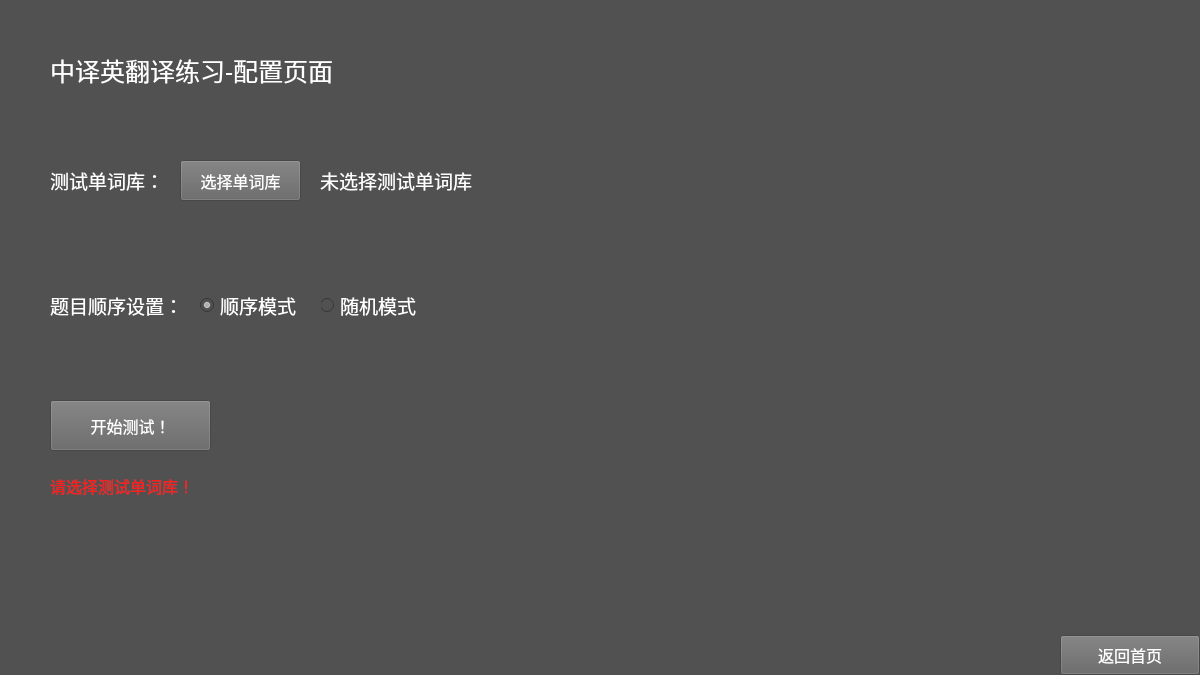
<?xml version="1.0" encoding="UTF-8"?>
<ui version="4.0">
 <class>SpellMenu</class>
 <widget class="QFrame" name="SpellMenu">
  <property name="geometry">
   <rect>
    <x>0</x>
    <y>0</y>
    <width>1200</width>
    <height>675</height>
   </rect>
  </property>
  <property name="windowTitle">
   <string>Frame</string>
  </property>
  <property name="styleSheet">
   <string notr="true">background-color: rgb(81, 81, 81);</string>
  </property>
  <widget class="QLabel" name="labelTest">
   <property name="geometry">
    <rect>
     <x>50</x>
     <y>160</y>
     <width>121</width>
     <height>41</height>
    </rect>
   </property>
   <property name="font">
    <font>
     <family>等线</family>
     <pointsize>14</pointsize>
    </font>
   </property>
   <property name="styleSheet">
    <string notr="true">color: rgb(255, 255, 255);</string>
   </property>
   <property name="text">
    <string>测试单词库：</string>
   </property>
  </widget>
  <widget class="QLabel" name="labelTitle">
   <property name="geometry">
    <rect>
     <x>50</x>
     <y>40</y>
     <width>471</width>
     <height>61</height>
    </rect>
   </property>
   <property name="font">
    <font>
     <family>等线</family>
     <pointsize>19</pointsize>
    </font>
   </property>
   <property name="styleSheet">
    <string notr="true">color: rgb(255, 255, 255);</string>
   </property>
   <property name="text">
    <string>中译英翻译练习-配置页面</string>
   </property>
  </widget>
  <widget class="QLabel" name="labelFailed">
   <property name="geometry">
    <rect>
     <x>50</x>
     <y>470</y>
     <width>441</width>
     <height>31</height>
    </rect>
   </property>
   <property name="font">
    <font>
     <family>等线</family>
     <pointsize>12</pointsize>
    </font>
   </property>
   <property name="styleSheet">
    <string notr="true">color: rgb(255, 30, 30);</string>
   </property>
   <property name="text">
    <string>请选择测试单词库！</string>
   </property>
  </widget>
  <widget class="QPushButton" name="pushButtonTest">
   <property name="geometry">
    <rect>
     <x>180</x>
     <y>160</y>
     <width>121</width>
     <height>41</height>
    </rect>
   </property>
   <property name="font">
    <font>
     <family>等线</family>
     <pointsize>12</pointsize>
    </font>
   </property>
   <property name="styleSheet">
    <string notr="true">background-color: rgb(100, 100, 100);
color: rgb(255, 255, 255);</string>
   </property>
   <property name="text">
    <string>选择单词库</string>
   </property>
  </widget>
  <widget class="QLabel" name="labelTestInfo">
   <property name="geometry">
    <rect>
     <x>320</x>
     <y>160</y>
     <width>551</width>
     <height>41</height>
    </rect>
   </property>
   <property name="font">
    <font>
     <family>等线</family>
     <pointsize>14</pointsize>
    </font>
   </property>
   <property name="styleSheet">
    <string notr="true">color: rgb(255, 255, 255);</string>
   </property>
   <property name="text">
    <string>未选择测试单词库</string>
   </property>
  </widget>
  <widget class="QRadioButton" name="radioButtonRandom">
   <property name="geometry">
    <rect>
     <x>320</x>
     <y>290</y>
     <width>121</width>
     <height>31</height>
    </rect>
   </property>
   <property name="font">
    <font>
     <family>等线</family>
     <pointsize>14</pointsize>
    </font>
   </property>
   <property name="styleSheet">
    <string notr="true">color: rgb(255, 255, 255);</string>
   </property>
   <property name="text">
    <string>随机模式</string>
   </property>
   <property name="checked">
    <bool>false</bool>
   </property>
  </widget>
  <widget class="QLabel" name="labelOrder">
   <property name="geometry">
    <rect>
     <x>50</x>
     <y>285</y>
     <width>131</width>
     <height>41</height>
    </rect>
   </property>
   <property name="font">
    <font>
     <family>等线</family>
     <pointsize>14</pointsize>
    </font>
   </property>
   <property name="styleSheet">
    <string notr="true">color: rgb(255, 255, 255);</string>
   </property>
   <property name="text">
    <string>题目顺序设置：</string>
   </property>
  </widget>
  <widget class="QPushButton" name="pushButtonStart">
   <property name="geometry">
    <rect>
     <x>50</x>
     <y>400</y>
     <width>161</width>
     <height>51</height>
    </rect>
   </property>
   <property name="font">
    <font>
     <family>等线</family>
     <pointsize>12</pointsize>
    </font>
   </property>
   <property name="styleSheet">
    <string notr="true">background-color: rgb(100, 100, 100);
color: rgb(255, 255, 255);</string>
   </property>
   <property name="text">
    <string>开始测试！</string>
   </property>
  </widget>
  <widget class="QPushButton" name="pushButtonExit">
   <property name="geometry">
    <rect>
     <x>1060</x>
     <y>635</y>
     <width>140</width>
     <height>40</height>
    </rect>
   </property>
   <property name="font">
    <font>
     <family>等线</family>
     <pointsize>12</pointsize>
    </font>
   </property>
   <property name="styleSheet">
    <string notr="true">background-color: rgb(100, 100, 100);
color: rgb(255, 255, 255);</string>
   </property>
   <property name="text">
    <string>返回首页</string>
   </property>
  </widget>
  <widget class="QRadioButton" name="radioButtonOrdered">
   <property name="geometry">
    <rect>
     <x>200</x>
     <y>290</y>
     <width>121</width>
     <height>31</height>
    </rect>
   </property>
   <property name="font">
    <font>
     <family>等线</family>
     <pointsize>14</pointsize>
    </font>
   </property>
   <property name="styleSheet">
    <string notr="true">color: rgb(255, 255, 255);</string>
   </property>
   <property name="text">
    <string>顺序模式</string>
   </property>
   <property name="checked">
    <bool>true</bool>
   </property>
   <property name="autoExclusive">
    <bool>true</bool>
   </property>
  </widget>
 </widget>
 <resources/>
 <connections/>
</ui>
